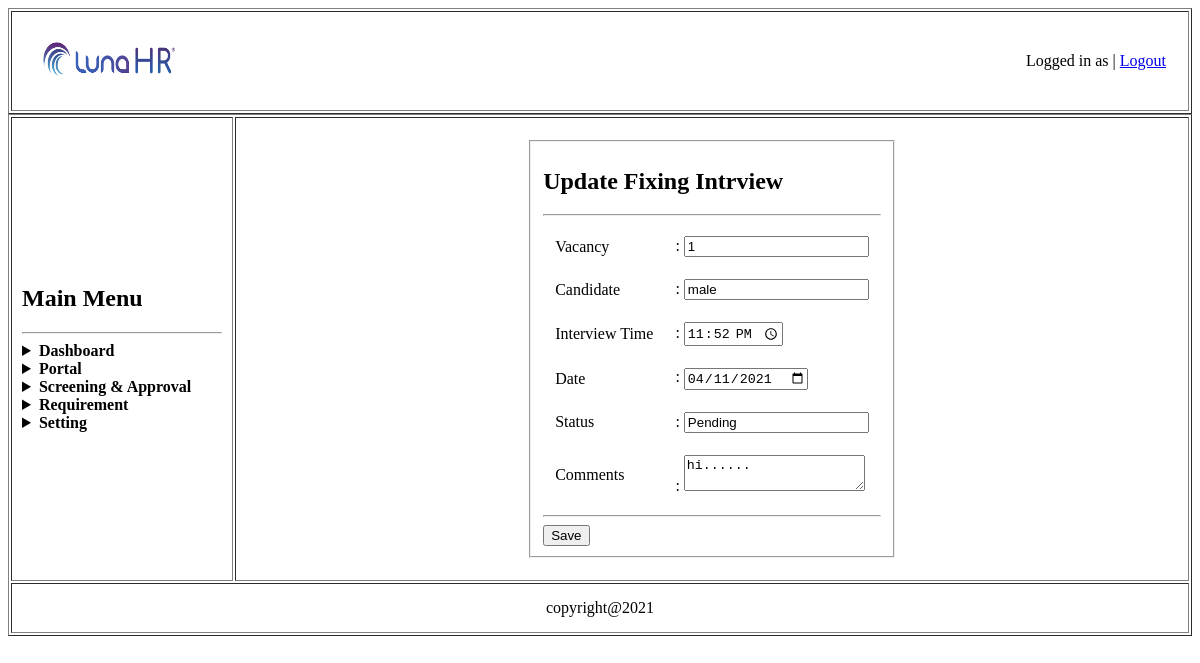
Page /Manager/controler/fixing_interview_edit.php?id=1 (signed in) on the committed database.
### tables this page shows
CREATE TABLE `fixing` (
  `id` int(5) NOT NULL,
  `vacancy` varchar(50) NOT NULL,
  `candidate` varchar(50) NOT NULL,
  `time` varchar(50) NOT NULL,
  `date` varchar(50) NOT NULL,
  `status` varchar(50) NOT NULL,
  `comment` varchar(100) NOT NULL
);

### Manager/model/fixingInterviewModel.php (called while the page is built, shortened)
<?php
	function getUserFixingInterviewById($id){
		$conn = getConnection();
		$sql = "select * from fixing where id='{$id}'";
		$result = mysqli_query($conn, $sql);
		$row = mysqli_fetch_assoc($result);
		return $row;
	}
?>

### Manager/controler/fixing_interview_edit.php (the view, shortened to what this page needs)
<?php
	require_once('../model/fixingInterviewModel.php');
	if(isset($_POST['fixing_btn'])){
		$user = [
					'vacancy'=>$_POST['vacancy'],
					'candidate'=>$_POST['candidate'],
					'time'=>$_POST['time'],
					'date'=> $_POST['date'],
					'status'=> $_POST['status'],
					'comment'=>$_POST['comment']
				];
			$id=$_GET['id'];
			$status = FixingInterviewUpdateData($user,$id);
			if($status){
				header('location: ../view/fixing_interview_approval.php');
			}else{
				echo "*Error db connted";
			}
			$data = getUserFixingInterviewById($id);
			$vacancy=$data['vacancy'];
			$candidate=$data['candidate'];
			$time=$data['time'];
			$date=$data['date'];
			$status=$data['status'];
			$comment=$data['comment'];
	}else{
		$id=$_GET['id'];
		$data = getUserFixingInterviewById($id);
		$vacancy=$data['vacancy'];
		$candidate=$data['candidate'];
		$time=$data['time'];
		$date=$data['date'];
		$status=$data['status'];
		$comment=$data['comment'];
	}
?>
</head>
<body>
	<table border="1px" align="center" width="100%">
		<tr>
			<td>
				<table width="100%">
					<tr>
						<td width="150px" height="50px">
							<img src="../asset/company_logo.png" alt="main_logo" width="100%" height="100%">
						</td>
						<td align="right" >Logged in as
							 |
							<a href="../../controller/logout.php">Logout</a>
						</td>
					</tr>
				</table>
			</td>
		</tr>
	</table>
	<table  border="1px" align="cen" width="100%">
		<tr>
			<td width="200px" height="425px"><h2>Main Menu</h2>
				<hr>
				<details>
					<summary><b>Dashboard</b></summary>
				</details>
				<details>
					<summary><b>Portal</b></summary>
				</details>
				<details>
					<summary><b>Screening & Approval</b></summary>
				</details>
				<details>
					<summary><b>Requirement</b></summary>
				</details>
				<details>
					<summary><b>Setting</b></summary>
				</details>
			</td>
			<td colspan="2" align="center">
				<table align="center">
					<tr>
						<td>
							<form method="post" action="fixing_interview_edit.php?id=<?php echo $id;?>">
								<fieldset>
									<h2>Update Fixing Intrview</h2>
									<hr>
									<table>
										<tr>
											<td>Vacancy</td>
											<td>:
												<input type="text" name="vacancy" value="<?php echo $vacancy;?>">
											</td>
										</tr>
										<tr>
											<td>Candidate</td>
											<td>:
												<input type="text" name="candidate" value="<?php echo $candidate;?>">
											</td>
										</tr>
										<tr>
											<td>Interview Time</td>
											<td>:
												<input type="time" name="time" value="<?php echo $time;?>">
											</td>
										</tr>
										<tr>
											<td>Date</td>
											<td>:
												<input type="date" name="date" value="<?php echo $date;?>">
											</td>
										</tr>
										<tr>
											<td>Status</td>
											<td>:
												<input type="text" name="status" value="<?php echo $status;?>">
											</td>
										</tr>
										<tr>
											<td>Comments</td>
											<td>:
												<textarea name="comment"><?php echo $comment;?></textarea>
											</td>
										</tr>
									</table>
									<hr>
									<input type="submit" name="fixing_btn" value="Save">
								</fieldset>
							</form>
						</td>
					</tr>
				</table>
			</td>
		</tr>

### rows in the picture
fixing: vacancy "1", candidate "male", time "23:52", date "04/11/2021", status "Pending", comment "hi......"
